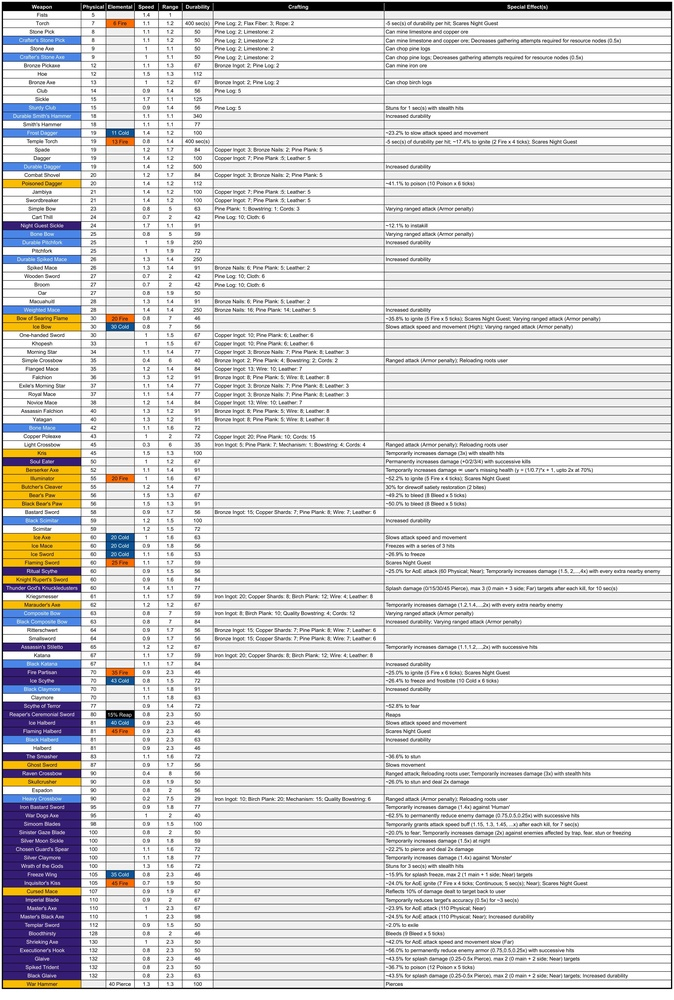
#> input picture docs/sources/weapons.jpg, 674 x 1000 px, shrunk from 2600 x 3859 before the run
$ python detect_weapon_cells.py
#> lines starting #> are read from the running program, lines starting #| are printed output that depends on the picture; after the words box and inside, x2 and y2 are one past the last pixel; in counts of white or black regions, pixels touching at a corner belong together
import json
from pathlib import Path

import cv2
import numpy as np


ROOT = Path(__file__).resolve().parent.parent
IMAGE_PATH = ROOT / "docs" / "sources" / "weapons.jpg"
OUTPUT_JSON = ROOT / ".work" / "ocr" / "weapon_cells.json"
OUTPUT_PREVIEW = ROOT / ".work" / "ocr" / "weapon_cells_preview.png"


def cluster_indices(indices: np.ndarray, gap: int = 12) -> list[int]:
    if len(indices) == 0:
        return []
    clusters = []
    start = int(indices[0])
    prev = int(indices[0])
    for x in indices[1:]:
        x = int(x)
        if x - prev > gap:
            clusters.append((start, prev))
            start = x
        prev = x
    clusters.append((start, prev))
    return [int(round((a + b) / 2)) for a, b in clusters]


def detect_lines(binary_inv: np.ndarray, axis: int) -> list[int]:
    proj = np.sum(binary_inv > 0, axis=axis)
    threshold = max(10, int(proj.max() * 0.35))
    idx = np.where(proj >= threshold)[0]
    return cluster_indices(idx, gap=10)


def main() -> int:
    image = cv2.imread(str(IMAGE_PATH))
#> image is the input picture: shape (1000, 674, 3); mean B, G, R 215.2, 214.2, 215.2
    if image is None:
        raise RuntimeError(f"Cannot read image: {IMAGE_PATH}")
    h, w = image.shape[:2]

    gray = cv2.cvtColor(image, cv2.COLOR_BGR2GRAY)
    blur = cv2.GaussianBlur(gray, (3, 3), 0)
    bw = cv2.adaptiveThreshold(
        blur, 255, cv2.ADAPTIVE_THRESH_GAUSSIAN_C, cv2.THRESH_BINARY_INV, 31, 8
    )
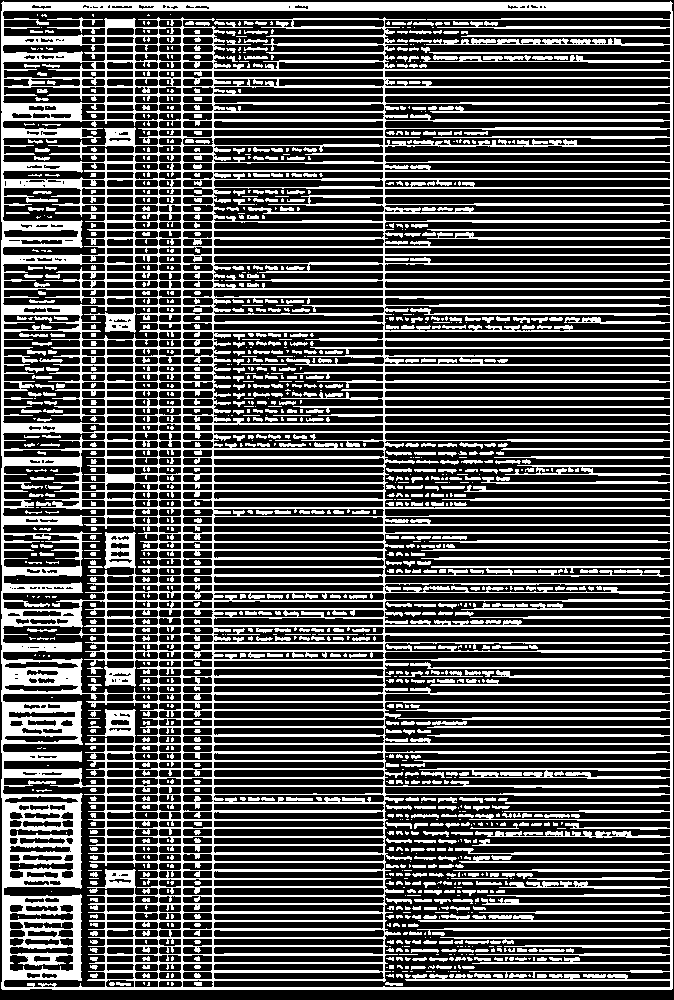
#> bw: shape (1000, 674); 33.8% white; 1366 white regions (677 under 20 px), largest, box (x1, y1, x2, y2) and area: (1, 1, 673, 990) 196566, (432, 721, 467, 725) 108, (421, 671, 483, 677) 103

    vertical_kernel = cv2.getStructuringElement(cv2.MORPH_RECT, (1, max(25, h // 45)))
    horizontal_kernel = cv2.getStructuringElement(cv2.MORPH_RECT, (max(25, w // 45), 1))

    vertical = cv2.morphologyEx(bw, cv2.MORPH_OPEN, vertical_kernel, iterations=1)
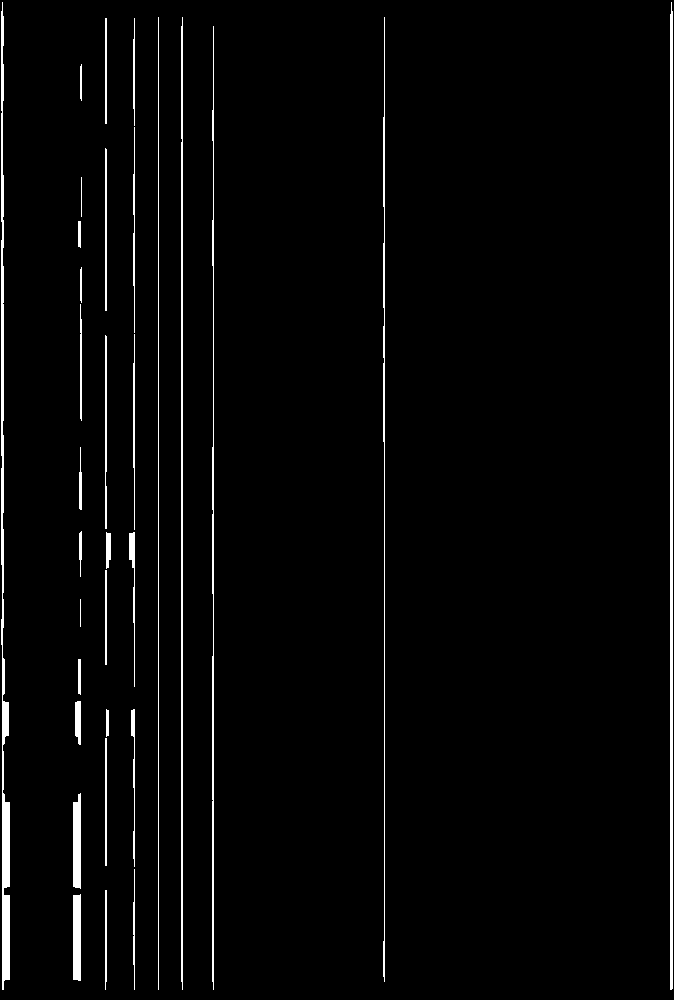
#> vertical: shape (1000, 674); 2.7% white; 32 white regions, largest, box (x1, y1, x2, y2) and area: (1, 2, 10, 990) 3562, (670, 2, 673, 990) 2942, (181, 17, 183, 990) 1926
    horizontal = cv2.morphologyEx(bw, cv2.MORPH_OPEN, horizontal_kernel, iterations=1)
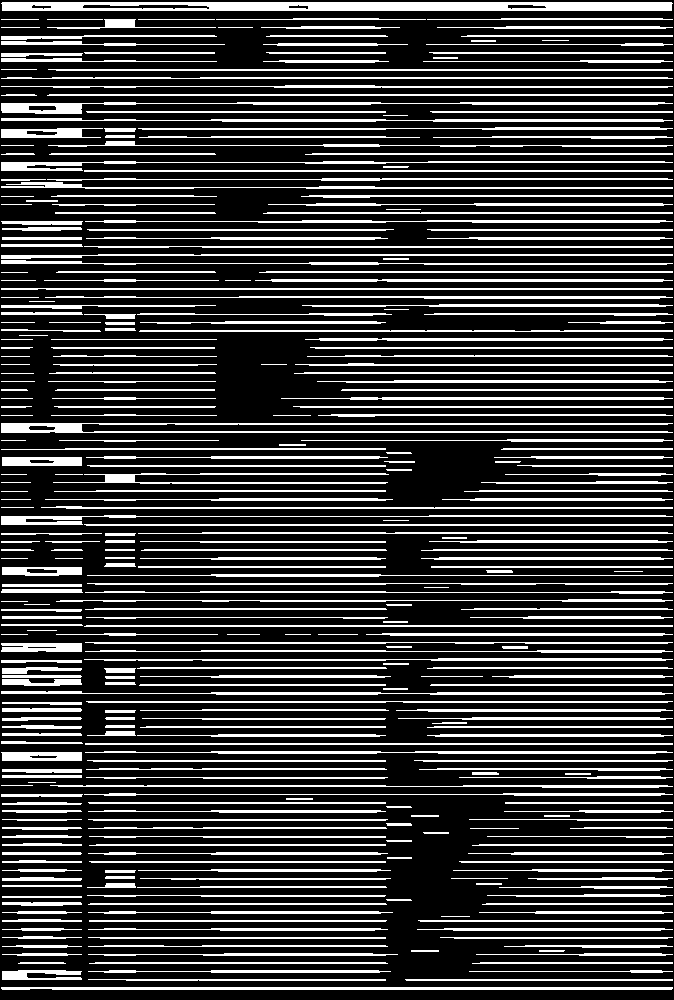
#> horizontal: shape (1000, 674); 23.3% white; 366 white regions, largest, box (x1, y1, x2, y2) and area: (1, 2, 673, 11) 5519, (1, 423, 673, 433) 3029, (1, 102, 673, 114) 2053

    xs = detect_lines(vertical, axis=0)
#> in detect_lines, `proj = np.sum(binary_inv > 0, axis=axis)`: proj = 674 values, max 988 at index 2, min 0 at index 0, mean 26.77
#> in detect_lines, `threshold = max(10, int(proj.max() * 0.35))`: threshold = 345
#> in detect_lines, `idx = np.where(proj >= threshold)[0]`: idx = 18 values from 1 to 672
#> in cluster_indices, `start = int(indices[0])`: start = 1
#> the loop in cluster_indices, `for x in indices[1:]:` made 17 passes
#> (x, start, prev) on passes 3, 5, 7, 9, 10, 12, 14, 15: (79, 79, 79), (105, 105, 105), (133, 133, 133), (158, 158, 158), (181, 181, 181), (212, 212, 212), (384, 384, 384), (670, 670, 670)
#> after the loop in cluster_indices, `for x in indices[1:]:`: clusters = [(1, 3), (79, 80), (105, 106), (133, 134), (158, 158), (181, 182), (212, 213), (384, 384)]
#> xs = [2, 80, 106, 134, 158, 182, 212, 384, 671]
    ys = detect_lines(horizontal, axis=1)
#> the loop in cluster_indices (call 2), `for x in indices[1:]:` made 268 passes
#> (x, prev) on passes 1 to 3: (3, 3), (4, 4), (5, 5)
#> ys = [496]

    if not xs or xs[0] > 5:
        xs = [0] + xs
    if not ys or ys[0] > 5:
        ys = [0] + ys
#> ys = [0, 496]
    if xs[-1] < w - 5:
        xs.append(w)
    if ys[-1] < h - 5:
        ys.append(h)

    payload = {
        "image": str(IMAGE_PATH),
        "width": w,
        "height": h,
        "vertical_lines": xs,
        "horizontal_lines": ys,
    }

    OUTPUT_JSON.parent.mkdir(parents=True, exist_ok=True)
    OUTPUT_JSON.write_text(json.dumps(payload, ensure_ascii=False, indent=2), encoding="utf-8")

    preview = image.copy()
    for x in xs:
        cv2.line(preview, (x, 0), (x, h - 1), (0, 255, 0), 2)
#> this loop made 9 passes
#> x on passes 1 to 8: 2, 80, 106, 134, 158, 182, 212, 384
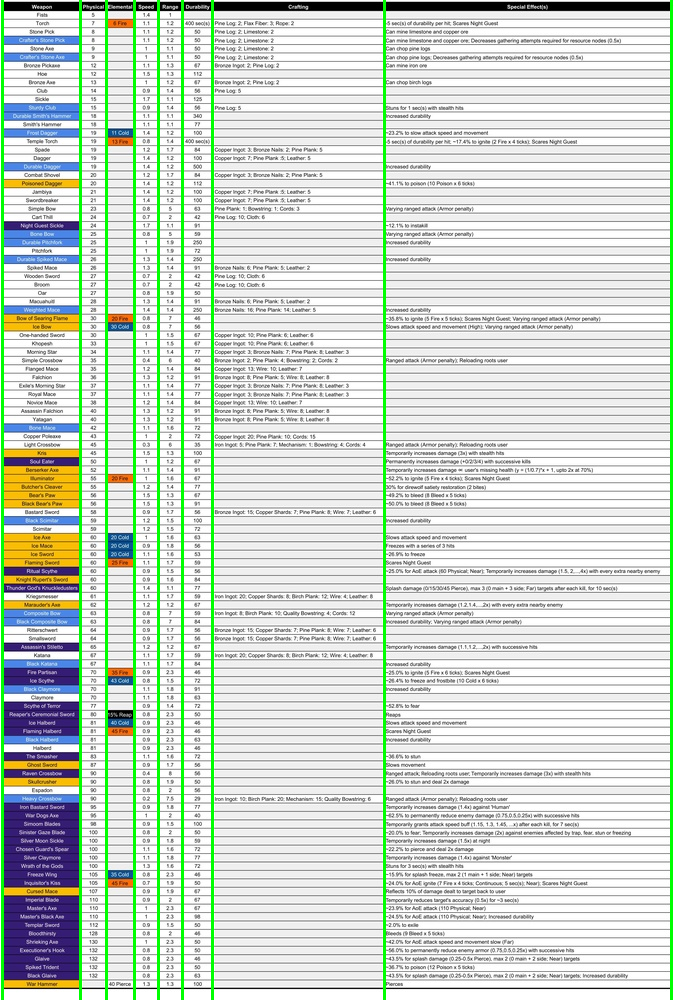
#> preview: shape (1000, 674, 3); 4.01% of pixels changed, all inside (x1, y1, x2, y2) = (1, 0, 673, 1000)
    for y in ys:
        cv2.line(preview, (0, y), (w - 1, y), (0, 200, 255), 2)
#> this loop made 3 passes
#> y on passes 2 to 3: 496, 1000
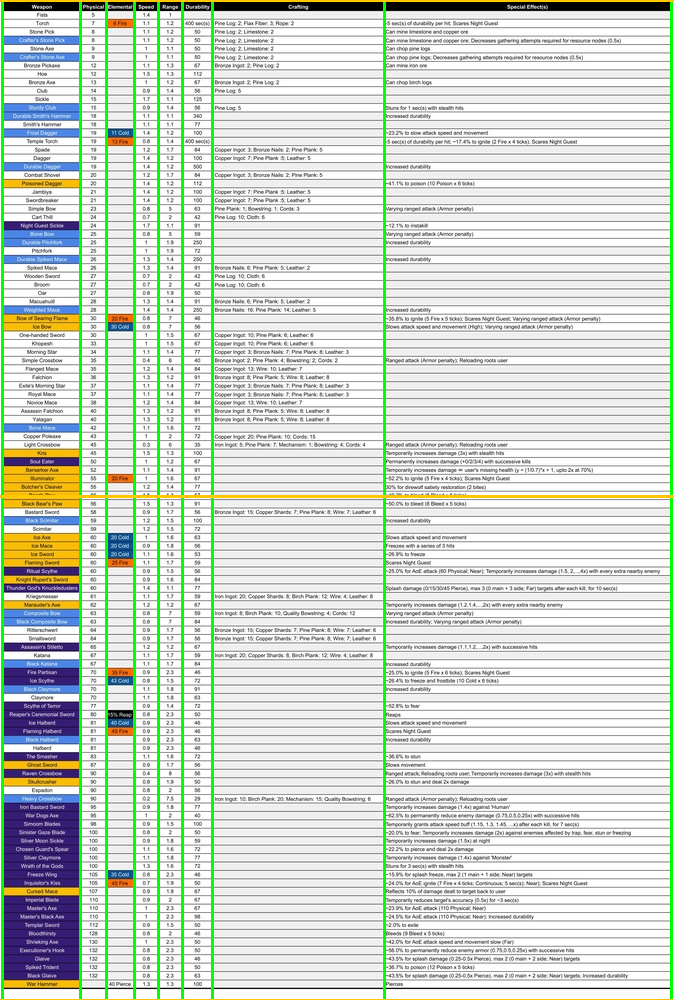
#> preview: shape (1000, 674, 3); 0.6% of pixels changed, all inside (x1, y1, x2, y2) = (0, 0, 674, 1000)
    cv2.imwrite(str(OUTPUT_PREVIEW), preview)

    print(f"vertical_lines={len(xs)}")
#| vertical_lines=9
    print(f"horizontal_lines={len(ys)}")
#| horizontal_lines=3
    print(OUTPUT_JSON)
    print(OUTPUT_PREVIEW)
    return 0


if __name__ == "__main__":
    raise SystemExit(main())
#> (the program exits here)
